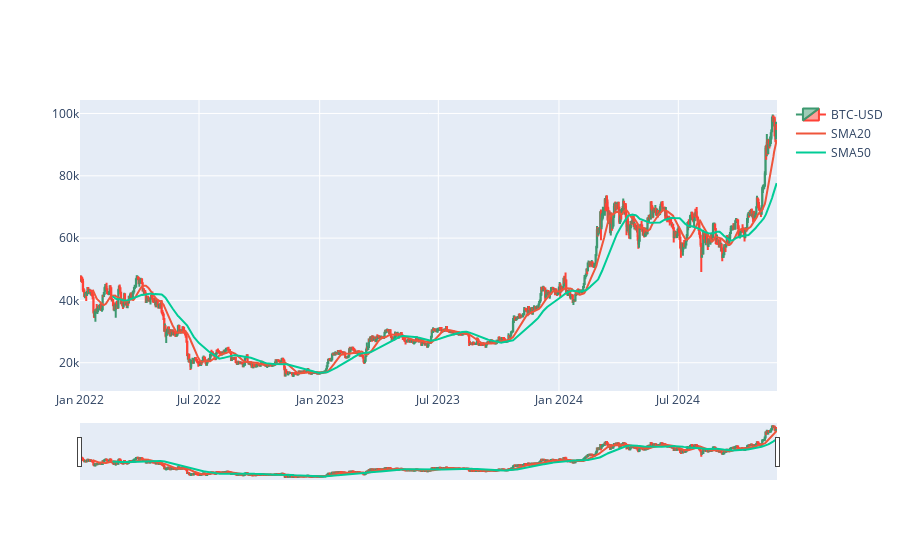

The notebook cell this image was saved under:
### Code cell
# Hareketli ortalamaları hesaplama
data['SMA20'] = data['Close'].rolling(window=20).mean()
data['SMA50'] = data['Close'].rolling(window=50).mean()

# Trend sinyalleri oluşturma
data['Signal'] = 0
data.loc[data['SMA20'] > data['SMA50'], 'Signal'] = 1  # Yükseliş trendi
data.loc[data['SMA20'] < data['SMA50'], 'Signal'] = -1 # Düşüş trendi

# Grafik oluşturma
fig = go.Figure()
fig.add_trace(go.Candlestick(x=data.index,
                            open=data['Open'],
                            high=data['High'],
                            low=data['Low'],
                            close=data['Close'],
                            name='BTC-USD'))
fig.add_trace(go.Scatter(x=data.index, y=data['SMA20'], name='SMA20'))
fig.add_trace(go.Scatter(x=data.index, y=data['SMA50'], name='SMA50'))
fig.show()

### Figure 1 — Plotly figure (JSON) as saved in the notebook; plotly's stock layout.template omitted (floating-point values rounded to 4 significant figures; data arrays with more than 128 entries replaced by an {"elided": "..."} marker saying what was removed)
{"data": [{"close": {"elided": "1063 float values"}, "high": {"elided": "1063 float values"}, "low": {"elided": "1063 float values"}, "name": "BTC-USD", "open": {"elided": "1063 float values"}, "type": "candlestick", "x": {"elided": "1063 str values"}}, {"name": "SMA20", "type": "scatter", "x": {"elided": "1063 str values"}, "y": {"elided": "1063 float values"}}, {"name": "SMA50", "type": "scatter", "x": {"elided": "1063 str values"}, "y": {"elided": "1063 float values"}}], "layout": {}}
